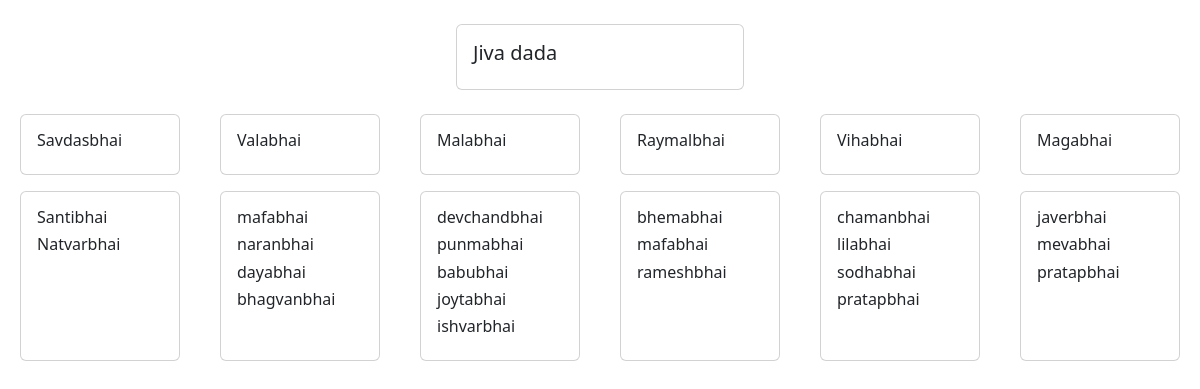
The page / on the database its author committed.
### jiva_dada/models.py (models this page shows)
class Son_of_jivadada(models.Model):
    name = models.CharField(max_length=50)
    def __str__(self):
        return self.name

class Son_of_dada(models.Model):
    son_of_jivadada = models.ForeignKey(Son_of_jivadada,on_delete=models.CASCADE)
    dada_name = models.CharField(max_length=50)
    def __str__(self):
        return self.dada_name

### jiva_dada/views.py (the view)
# urls.py: path('',views.index,name="index"),
def index(request):
    pardada = Son_of_jivadada.objects.all()
    dada = Son_of_dada.objects.all()
    uncle = Son_of_uncle.objects.all()
    context = {'pardada':pardada,
               'dada':dada,
               'uncle':uncle,
               }
    return render(request,"index.html",context)

### template/index.html (shortened to what this page needs)
{% extends "base.html" %}
{% block body %}
<div class="d-flex justify-content-center m-4">
    <div class="card" style="width: 18rem;">
        <div class="card-body">
            <h5 class="card-title">Jiva dada</h5>
        </div>
    </div>
</div>
<div class="d-flex justify-content-around">
    {% for i in pardada %}
    <div class="card" style="width: 10rem;">
        <div class="card-body">
            <h6 class="card-title">{{ i }}</h3>
            </div>
        </div>
        {% endfor %}
    </div>
    <div class="d-flex justify-content-around mt-3">
        {% for pardada in pardada %}
        <div class="card" style="width: 10rem;">
            <div class="card-body">
                {% for dada in dada %}
                {% if dada.son_of_jivadada == pardada %}
                <h6 class="card-title">{{ dada }}</h6>
                {% endif %}
                {% endfor %}
            </div>
        </div>
        {% endfor %}
    </div>
{% endblock body %}

### template/base.html (shortened to what this page needs)
<!DOCTYPE html>
<html lang="en">
<head>
    <link rel="stylesheet" href="https://code.jquery.com/ui/1.14.1/themes/base/jquery-ui.css" />
    <link rel="stylesheet" href="/resources/demos/style.css" />
    <link href="https://cdn.jsdelivr.net/npm/bootstrap@5.3.3/dist/css/bootstrap.min.css" rel="stylesheet"
 />
</head>
<body>
    {% block body %} {% endblock body %}
</body>
</html>

### rows shown on the page
Son_of_jivadada: name "Savdasbhai"
Son_of_jivadada: name "Valabhai"
Son_of_jivadada: name "Malabhai"
Son_of_jivadada: name "Raymalbhai"
Son_of_jivadada: name "Vihabhai"
Son_of_jivadada: name "Magabhai"
Son_of_dada: dada_name "Santibhai"
Son_of_dada: dada_name "Natvarbhai"
Son_of_dada: dada_name "mafabhai"
Son_of_dada: dada_name "naranbhai"
Son_of_dada: dada_name "dayabhai"
Son_of_dada: dada_name "bhagvanbhai"
Son_of_dada: dada_name "devchandbhai"
Son_of_dada: dada_name "punmabhai"
Son_of_dada: dada_name "babubhai"
Son_of_dada: dada_name "joytabhai"
Son_of_dada: dada_name "ishvarbhai"
Son_of_dada: dada_name "bhemabhai"
Son_of_dada: dada_name "mafabhai"
Son_of_dada: dada_name "rameshbhai"
Son_of_dada: dada_name "chamanbhai"
Son_of_dada: dada_name "lilabhai"
Son_of_dada: dada_name "sodhabhai"
Son_of_dada: dada_name "pratapbhai"
Son_of_dada: dada_name "javerbhai"
Son_of_dada: dada_name "mevabhai"
Son_of_dada: dada_name "pratapbhai"
